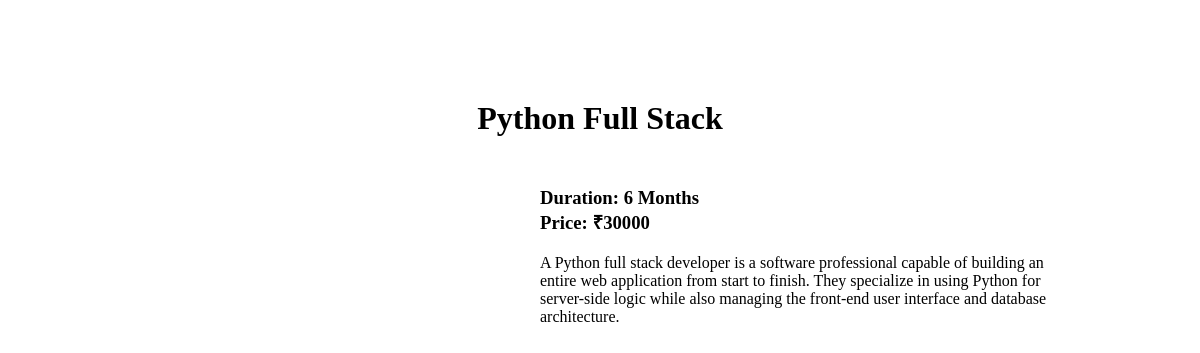
The app's page /course/1/ with its own data.
### api/models.py (models this page shows, shortened)
class Course(models.Model):
    title = models.CharField(max_length=100)
    description = models.TextField()
    price = models.IntegerField()
    duration = models.CharField(max_length=50)
    image = CloudinaryField('image', blank=True, null=True)

### api/views.py (the view)
# urls.py: path('course/<int:id>/', views.course_detail, name='course_detail'),
def course_detail(request, id):
    course = get_object_or_404(Course, id=id)
    return render(request, 'course_detail.html', {'course': course})

### api/templates/course_detail.html (shortened to what this page needs)
{% load static %}
<!DOCTYPE html>
<html lang="en">
<head>
    <link rel="stylesheet" href="{% static 'css/course_detail.css' %}">
</head>
<body>
    <h1 class="header">{{ course.title }}</h1>
    <div class="container">
        <div>
            <h3>Duration: {{ course.duration }}</h3>
            <h3>Price: ₹{{ course.price }}</h3>
            <p>{{ course.description }}</p>
        </div>
    </div>
</body>
</html>

### api/static/css/course_detail.css (style rules this page uses)
* { margin: 0; padding: 0; box-sizing: border-box; }
.header { margin: 100px 0px 50px 0px; text-align: center; }
.container { display: flex; justify-content: space-evenly; align-items: center; }
.container>div { width: 45%; }
.container p { margin: 20px 0px; }

### records on screen
Course: title "Python Full Stack", duration "6 Months", price "30000", description "A Python full stack developer is a software professional capable of building an entire web application from start to finish. They specialize in using Python for server-side logic while also managing the front-end user interface and database architecture."
